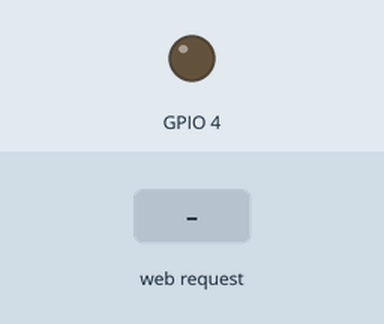
This sketch was run on a simulated ESP32. Shown: output pins drawn as LEDs (lit = HIGH). Wiring (inferred from the names in the program): MPU-6050 motion sensor at I2C address 0x68. Inputs (shaded band) come from the test bench. WiFi joins after 1.5 s; servers stay silent unless stated; what the sketch prints to the serial monitor is not drawn.

Above: at 3.5 s.
3.6 s: HTTP request GET /led_set?state=1 received
At 3.9 s:
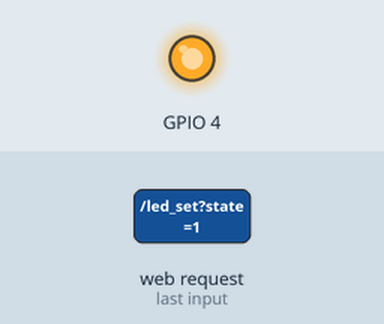
5.1 s: HTTP request GET /led_set received
At 6.2 s:
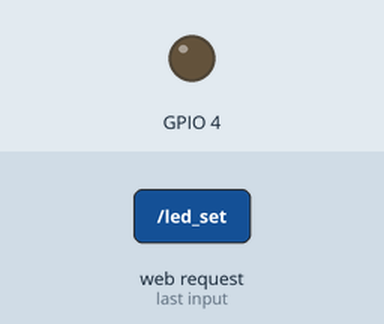
Timing chart, 0 to 8.1 s (numbered marks = the images above; inputs shaded):
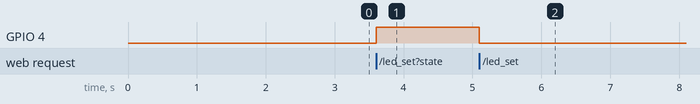

The sketch:

web_server_new.ino
```cpp
#include <WiFi.h>
#include <Wire.h>
#include <WiFiClient.h>
#include <WebServer.h>
#include "index.h"

const char* ssid = "Yesil";
const char* password = "password";

String veri = "1";
int16_t data[6];// okunacak veriler


WebServer server(80);

void handleRoot()
{
 String s = webpage;
 server.send(200, "text/html", s);
}

void sensor_data()
{
  Wire.beginTransmission(0x68);
  /* I2C haberleşmesi yapılacak kart seçildi */
  Wire.write(0x3B);
  /* 0x3B adresindeki register'a ulaşıldı */
  Wire.endTransmission(false);
  Wire.requestFrom(0x68,14,true);
  /* 14 BYTE'lık veri istendi */

  data[0]=Wire.read()<<8|Wire.read();
  data[1]=Wire.read()<<8|Wire.read();
  data[2] =Wire.read()<<8|Wire.read();
  data[3]=Wire.read()<<8|Wire.read(); // sıcaklık verisi
  data[4]=Wire.read()<<8|Wire.read();
  data[5]=Wire.read()<<8|Wire.read();
  data[6]=Wire.read()<<8|Wire.read();
  veri = String(data[3]/340.00+36.53);

 server.send(200, "text/plane", veri);
}

void led_control()
{
 String state = "OFF";
 String act_state = server.arg("state");
 if(act_state == "1")
 {
  digitalWrite(4,HIGH); //LED ON
  state = "ON";
 }
 else
 {
  digitalWrite(4,LOW); //LED OFF
  state = "OFF";
 }
 server.send(200, "text/plane", state);
}
void setup(void)
{
  pinMode(4,OUTPUT);
  Serial.begin(115200);
  Wire.begin();// sensor haberleşme baslatma
  Wire.beginTransmission(0x68);// cihaz adresi 0x68
  Wire.write(0x6B);
  Wire.write(0); /* MPU-6050 çalıştırıldı */
  Wire.endTransmission(true);
  delay(800);
  /*--------------------------------------------------*/
  WiFi.begin(ssid, password);
  Serial.println("");

  while (WiFi.status() != WL_CONNECTED)
  {
    Serial.print("Connecting...");
  }
  Serial.println("");
  Serial.print("Connected to ");
  Serial.println(ssid);
  Serial.print("IP address: ");
  Serial.println(WiFi.localIP());

  server.on("/", handleRoot);// web ana ekran
  server.on("/led_set", led_control);// led kontrolü
  server.on("/adcread", sensor_data);// sensor data update
  server.begin();
}

void loop(void)
{
  server.handleClient();
}
```

index.h
```cpp
const char webpage[] PROGMEM = R"=====(
<!DOCTYPE html>
<html>
<head>
	<meta charset='utf-8'>
	<title>Kontrol Paneli</title>
    <link href='https://cdn.jsdelivr.net/npm/bootstrap@5.1.0/dist/css/bootstrap.min.css' rel='stylesheet' integrity='sha384-KyZXEAg3QhqLMpG8r+8fhAXLRk2vvoC2f3B09zVXn8CA5QIVfZOJ3BCsw2P0p/We' crossorigin='anonymous'>
  </head>
<style type="text/css">
.button {
  background-color: #4CAF50; /* Green */
  border: none;
  color: white;
  padding: 15px 32px;
  text-align: center;
  text-decoration: none;
  display: inline-block;
  font-size: 16px;
}
</style>
<body style="background-color: #f9e79f ">

<center>
<div>
<img src='https://www.yenibiris.com/logo/41985.jpg' class='rounded mx-auto d-block' alt='...'>
<h2>Sıcaklık Kontrol Terminali</h2>
  <button class="button" onclick="send(1)">LED ON</button>
  <button class="button" onclick="send(0)">LED OFF</button><BR>
</div>
 <br>
<div><h4>
  Temp(C): <span id="adc_val">0</span> &nbsp;&nbsp;&nbsp;
  LED State: <span id="state">NA</span>
</h4>
</div>
    <div id='wrapper'>
      <div id='content-wrapper' class='d-flex flex-column'>
        <div id='content'>

          <div class='container-fluid' id='container-wrapper'>
            <div class='d-sm-flex align-items-center justify-content-between mb-4'></div>
            <div class='row'>
              <div class='col-lg-12'>
                <div class='card mb-4'>
                  <div class='card-header py-3 d-flex flex-row align-items-center justify-content-between'>
                    <h6 class='m-0 font-weight-bold text-primary'>Son 10 dakikalık sıcaklık verisi</h6>
                  </div>
                  <div class='card-body'>
                    <div class='chart-area'>
                      <canvas id='myAreaChart'></canvas>
                    </div>
                    <hr>
                  </div>
                </div>
              </div>
            </div>
          </div>
        </div>
      </div>
    </div>
<script src='https://cdnjs.cloudflare.com/ajax/libs/Chart.js/2.4.0/Chart.min.js'></script>
    <script>
      function number_format(number, decimals, dec_point, thousands_sep) {
        number = (number + '').replace(',', '').replace(' ', '');
        var n = !isFinite(+number) ? 0 : +number,
          prec = !isFinite(+decimals) ? 0 : Math.abs(decimals),
          sep = (typeof thousands_sep === 'undefined') ? ',' : thousands_sep,
          dec = (typeof dec_point === 'undefined') ? '.' : dec_point,
          s = '',
          toFixedFix = function(n, prec) {
            var k = Math.pow(10, prec);
            return '' + Math.round(n * k) / k;
          };
        s = (prec ? toFixedFix(n, prec) : '' + Math.round(n)).split('.');
        if (s[0].length > 3) {
          s[0] = s[0].replace(/\B(?=(?:\d{3})+(?!\d))/g, sep);
        }
        if ((s[1] || '').length < prec) {
          s[1] = s[1] || '';
          s[1] += new Array(prec - s[1].length + 1).join('0');
        }
        return s.join(dec);
      }
      var ctx = document.getElementById('myAreaChart');
      var myLineChart = new Chart(ctx, {
        type: 'line',
        data: {
          labels: ['-10 min', '-9 min', '-8 min', '-7 min', '-6 min', '-5 min', '-4 min', '-3 min', '-2 min', '-1 min', 'Now'],
          datasets: [{
            label: 'Sıcaklık',
            lineTension: 0.3,
            backgroundColor: 'rgba(78, 115, 223, 0.5)',
            borderColor: 'rgba(78, 115, 223, 1)',
            pointRadius: 3,
            pointBackgroundColor: 'rgba(78, 115, 223, 1)',
            pointBorderColor: 'rgba(78, 115, 223, 1)',
            pointHoverRadius: 3,
            pointHoverBackgroundColor: 'rgba(78, 115, 223, 1)',
            pointHoverBorderColor: 'rgba(78, 115, 223, 1)',
            pointHitRadius: 10,
            pointBorderWidth: 2,
            data: [null, null, null, null, null, null, null, null, null, null],
          }],
        },
        options: {
          responsive: true,
          maintainAspectRatio: false,
          layout: {
            padding: {
              left: 10,
              right: 25,
              top: 25,
              bottom: 0
            }
          },
          scales: {
            xAxes: [{
              time: {
                unit: 'date'
              },
              gridLines: {
                display: false,
                drawBorder: false
              },
              ticks: {
                maxTicksLimit: 7
              }
            }],
            yAxes: [{
              ticks: {
                maxTicksLimit: 5,
                padding: 10,
                callback: function(value, index, values) {
                  return number_format(value) + ' C°';
                }
              },
              gridLines: {
                color: 'rgb(234, 236, 244)',
                zeroLineColor: 'rgb(234, 236, 244)',
                drawBorder: false,
                borderDash: [2],
                zeroLineBorderDash: [2]
              }
            }],
          },
          legend: {
            display: false
          },
          tooltips: {
            backgroundColor: 'rgb(255,255,255)',
            bodyFontColor: '#858796',
            titleMarginBottom: 10,
            titleFontColor: '#6e707e',
            titleFontSize: 14,
            borderColor: '#dddfeb',
            borderWidth: 1,
            xPadding: 15,
            yPadding: 15,
            displayColors: false,
            intersect: false,
            mode: 'index',
            caretPadding: 10,
            callbacks: {
              label: function(tooltipItem, chart) {
                var datasetLabel = chart.datasets[tooltipItem.datasetIndex].label || '';
                return datasetLabel + ' ' + number_format(tooltipItem.yLabel) + ' C°';
              }
            }
          }
        }
      });


    </script>
<script>
function send(led_sts)
{
  var xhttp = new XMLHttpRequest();
  xhttp.onreadystatechange = function() {
    if (this.readyState == 4 && this.status == 200) {
      document.getElementById("state").innerHTML = this.responseText;
    }
  };
  xhttp.open("GET", "led_set?state="+led_sts, true);
  xhttp.send();
}
setInterval(function()
{
  getData();
}, 1000);
setInterval(function()
{
  getData2();
}, 30000);
function getData() {
  var xhttp = new XMLHttpRequest();
  xhttp.onreadystatechange = function() {
    if (this.readyState == 4 && this.status == 200) {
      document.getElementById("adc_val").innerHTML =
      this.responseText;


    }
  };
  xhttp.open("GET", "adcread", true);
  xhttp.send();
}
function getData2() {
  var xhttp = new XMLHttpRequest();
  xhttp.onreadystatechange = function() {
    if (this.readyState == 4 && this.status == 200) {


	  if (myLineChart.config.data.datasets[0].data.length >= 11) myLineChart.config.data.datasets[0].data.shift();
        myLineChart.config.data.datasets[0].data.push(this.responseText);
        myLineChart.update();
    }
  };
  xhttp.open("GET", "adcread", true);
  xhttp.send();
}
</script>
</center>
<a href="http://www.yesilotomasyon.com.tr/bize-ulasin/" target="_blank">Bize Ulasın</a>
</body>
</html>
)=====";
```

Measured:
- after the input at 3.6 s, GPIO 4: LOW → HIGH at once
- after the input at 5.1 s, GPIO 4: HIGH → LOW at once
